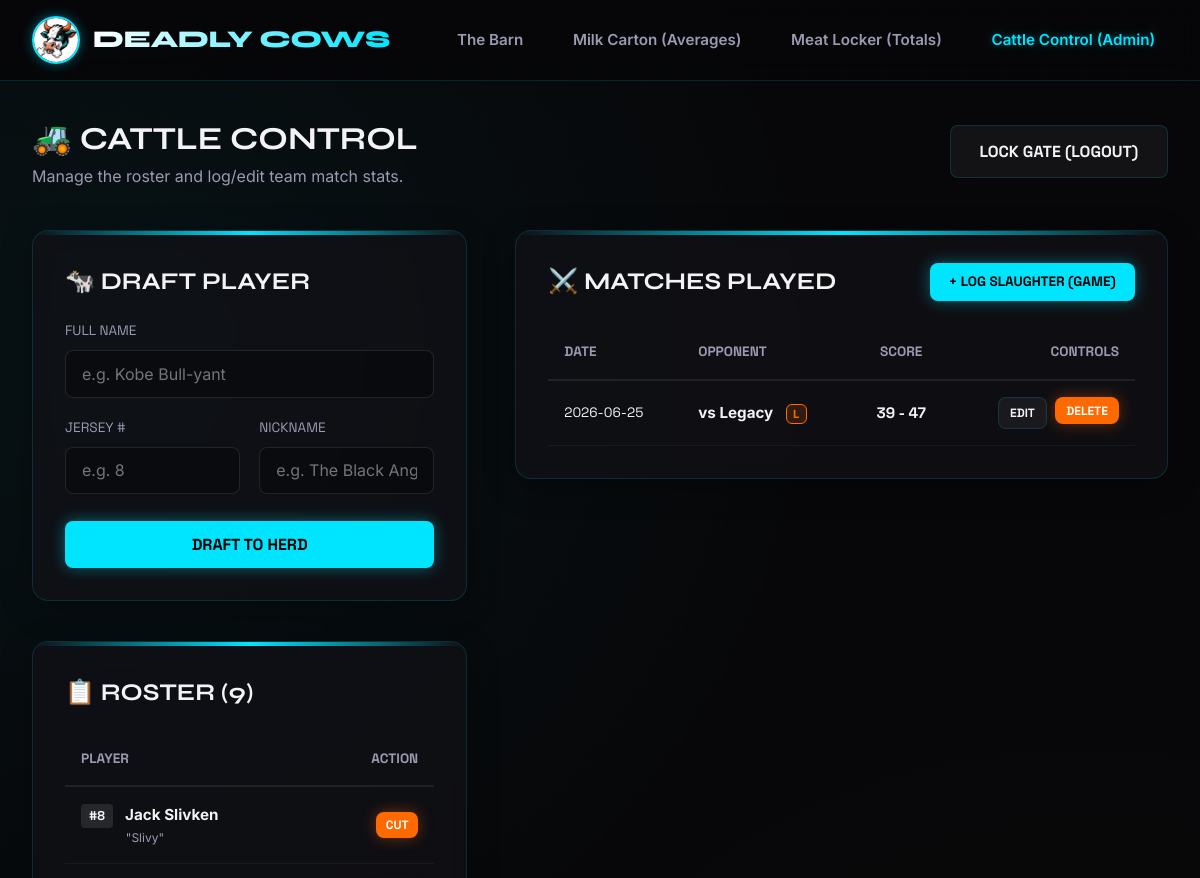
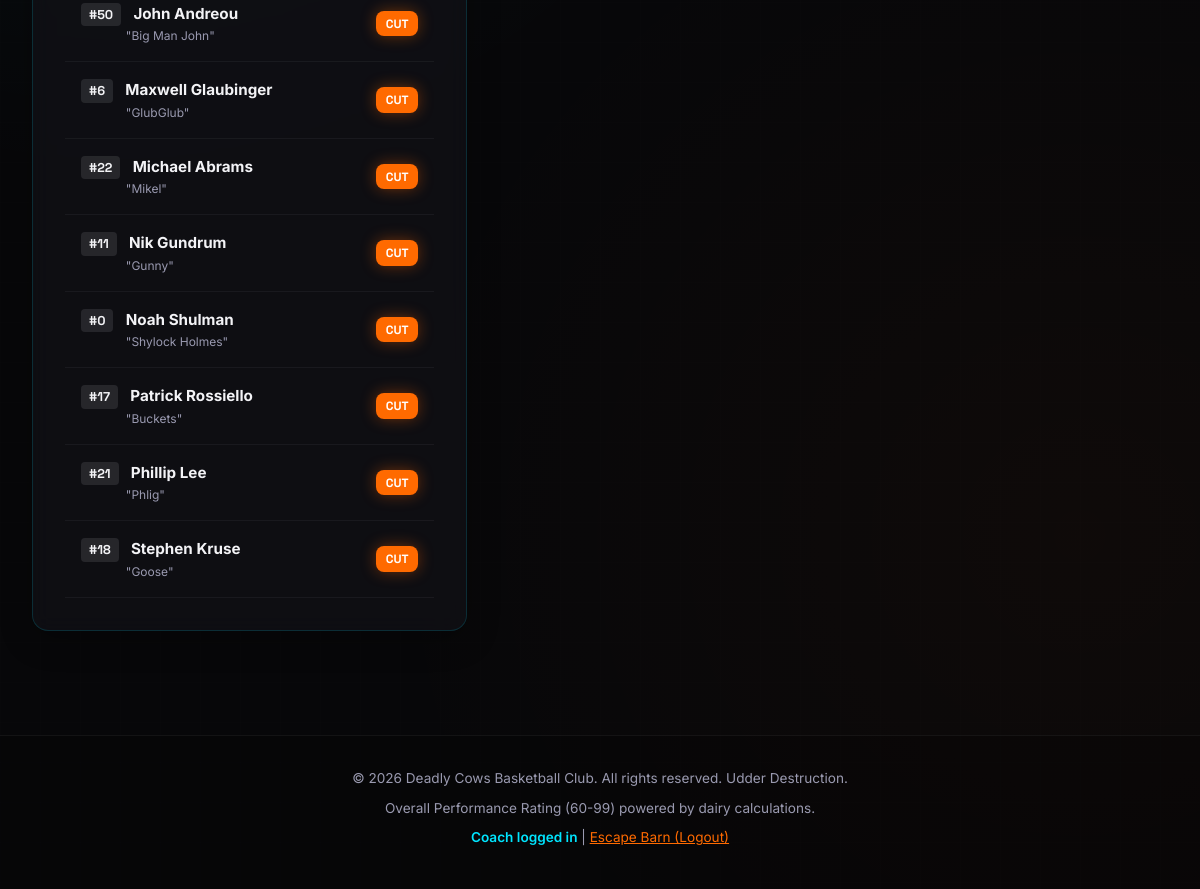
/manage (signed in), run on the app's committed database (2 pictures, top to bottom).
### tables this page shows
CREATE TABLE players (
    id INTEGER PRIMARY KEY AUTOINCREMENT,
    name TEXT NOT NULL,
    jersey_number TEXT NOT NULL,
    nickname TEXT NOT NULL
);

CREATE TABLE games (
    id INTEGER PRIMARY KEY AUTOINCREMENT,
    opponent TEXT NOT NULL,
    date TEXT NOT NULL,
    cows_score INTEGER NOT NULL,
    opponent_score INTEGER NOT NULL,
    outcome TEXT NOT NULL, -- 'W' or 'L'
    location TEXT NOT NULL DEFAULT 'The Pasture (Home)'
);

### app.py (the view, shortened to what this page needs)
@app.route('/manage', methods=['GET', 'POST'])
def manage():
    if not is_admin():
        return render_template('manage_login.html')
    players = database.get_all_players()
    games = database.get_all_games()
    return render_template('manage.html', players=players, games=games)

### app.py (called while the page is built)
def is_admin():
    return session.get('logged_in') == True

@app.context_processor
def inject_globals():
    return dict(is_admin=is_admin)

### database.py (called while the page is built)
def get_db_connection():
    conn = sqlite3.connect(DB_PATH)
    conn.execute("PRAGMA foreign_keys = ON;")
    conn.row_factory = sqlite3.Row
    return conn

def get_all_players():
    conn = get_db_connection()
    players = conn.execute('SELECT * FROM players ORDER BY name').fetchall()
    conn.close()
    return players

def get_all_games():
    conn = get_db_connection()
    games = conn.execute('SELECT * FROM games ORDER BY date DESC, id DESC').fetchall()
    conn.close()
    return games

### templates/manage.html (shortened to what this page needs)
{% extends 'layout.html' %}
{% block content %}
<div style="display: flex; justify-content: space-between; align-items: center; margin-bottom: 2.5rem; flex-wrap: wrap; gap: 1rem;">
    <div>
        <h1 style="font-family: var(--font-header); text-transform: uppercase;">🚜 Cattle Control</h1>
        <p style="color: var(--text-secondary);">Manage the roster and log/edit team match stats.</p>
    </div>
    <div>
        <a href="{{ url_for('logout') }}" class="btn btn-secondary">Lock Gate (Logout)</a>
    </div>
</div>
<div class="admin-grid">
    <div>
        <section class="glass-panel" style="padding: 2rem;">
            <h2 class="glass-panel-title" style="font-size: 1.5rem; margin-bottom: 1.2rem;">🐄 Draft Player</h2>
            <form action="{{ url_for('manage_players') }}" method="POST">
                <div class="form-group">
                    <label for="name">Full Name</label>
                    <input type="text" id="name" name="name" class="form-control" placeholder="e.g. Kobe Bull-yant" required>
                </div>
                <div class="form-row">
                    <div class="form-group">
                        <label for="jersey_number">Jersey #</label>
                        <input type="text" id="jersey_number" name="jersey_number" class="form-control" placeholder="e.g. 8" required>
                    </div>
                    <div class="form-group">
                        <label for="nickname">Nickname</label>
                        <input type="text" id="nickname" name="nickname" class="form-control" placeholder="e.g. The Black Angus">
                    </div>
                </div>
                <button type="submit" class="btn btn-primary" style="width: 100%; margin-top: 0.5rem;">Draft to Herd</button>
            </form>
        </section>
        <section class="glass-panel" style="padding: 2rem;">
            <h2 class="glass-panel-title" style="font-size: 1.5rem; margin-bottom: 1.2rem;">📋 Roster ({{ players | length }})</h2>
            {% if players %}
                <div class="table-wrapper">
                    <table class="stats-table" style="font-size: 0.9rem;">
                        <thead>
                            <tr>
                                <th>Player</th>
                                <th style="text-align: right;">Action</th>
                            </tr>
                        </thead>
                        <tbody>
                            {% for p in players %}
                                <tr>
                                    <td>
                                        <span class="jersey-badge">#{{ p.jersey_number }}</span>
                                        <strong>{{ p.name }}</strong>
                                        <div style="font-size: 0.75rem; color: var(--text-secondary); margin-left: 2.8rem;">
                                            "{{ p.nickname }}"
                                        </div>
                                    </td>
                                    <td style="text-align: right; vertical-align: middle;">
                                        <form action="{{ url_for('delete_player', player_id=p.id) }}" method="POST" onsubmit="return confirm('Send this cow out to pasture? All their career statistics will be lost forever.');">
                                            <button type="submit" class="btn btn-danger" style="font-size: 0.75rem; padding: 0.3rem 0.6rem; font-family: var(--font-mono);">
                                                Cut
                                            </button>
                                        </form>
                                    </td>
                                </tr>
                            {% endfor %}
                        </tbody>
                    </table>
                </div>
            {% else %}
                <p style="color: var(--text-secondary); font-size: 0.9rem;">The barn is empty! Draft some players to start logging stats.</p>
            {% endif %}
        </section>
    </div>
    <div>
        <section class="glass-panel" style="padding: 2rem;">
            <div style="display: flex; justify-content: space-between; align-items: center; margin-bottom: 1.5rem;">
                <h2 class="glass-panel-title" style="font-size: 1.5rem; margin-bottom: 0;">⚔️ Matches Played</h2>
                <a href="{{ url_for('new_game') }}" class="btn btn-primary" style="font-size: 0.85rem; padding: 0.5rem 1.2rem;">
                    + Log Slaughter (Game)
                </a>
            </div>
            {% if games %}
                <div class="table-wrapper">
                    <table class="stats-table">
                        <thead>
                            <tr>
                                <th>Date</th>
                                <th>Opponent</th>
                                <th style="text-align: center;">Score</th>
                                <th style="text-align: right;">Controls</th>
                            </tr>
                        </thead>
                        <tbody>
                            {% for g in games %}
                                <tr>
                                    <td style="font-family: var(--font-mono); vertical-align: middle; font-size: 0.85rem;">{{ g.date }}</td>
                                    <td style="vertical-align: middle;">
                                        <strong>vs {{ g.opponent }}</strong>
                                        <span class="game-card-outcome outcome-{{ g.outcome | lower }}" style="font-size: 0.7rem; padding: 0.15rem 0.4rem; margin-left: 0.5rem;">
                                            {{ g.outcome }}
                                        </span>
                                    </td>
                                    <td style="text-align: center; font-family: var(--font-mono); font-weight: 700; vertical-align: middle;">
                                        {{ g.cows_score }} - {{ g.opponent_score }}
                                    </td>
                                    <td style="text-align: right; vertical-align: middle;">
                                        <div class="manage-action-buttons" style="justify-content: flex-end;">
                                            <a href="{{ url_for('edit_game', game_id=g.id) }}" class="btn btn-secondary" style="font-size: 0.75rem; padding: 0.35rem 0.7rem; font-family: var(--font-mono);">
                                                Edit
                                            </a>
                                            <form action="{{ url_for('delete_game', game_id=g.id) }}" method="POST" onsubmit="return confirm('Delete this box score? This will remove all stats recorded for this game.');">
                                                <button type="submit" class="btn btn-danger" style="font-size: 0.75rem; padding: 0.35rem 0.7rem; font-family: var(--font-mono);">
                                                    Delete
                                                </button>
                                            </form>
                                        </div>
                                    </td>
                                </tr>
                            {% endfor %}
                        </tbody>
                    </table>
                </div>
            {% else %}
                <div style="text-align: center; padding: 3rem; color: var(--text-secondary);">
                    <p>No matches logged yet. Push the button above to log your first match!</p>
                </div>
            {% endif %}
        </section>
    </div>
</div>
{% endblock %}

### static/css/style.css (style rules this page uses)
:root { --bg-color: #070709; --card-bg: rgba(18, 18, 24, 0.7); --border-color: rgba(0, 229, 255, 0.15); --neon-green: #00e5ff; --neon-green-glow: rgba(0, 229, 255, 0.4); --neon-red: #ff6a00; --neon-red-glow: rgba(255, 106, 0, 0.4); --neon-gold: #ffaa00; --neon-gold-glow: rgba(255, 170, 0, 0.4); --text-primary: #f3f3f6; --text-secondary: #9a9ab0; --font-header: 'Syne', sans-serif; --font-mono: 'Space Grotesk', sans-serif; --font-body: 'Inter', sans-serif; }
* { box-sizing: border-box; margin: 0; padding: 0; }
body { background-color: var(--bg-color); background-image: radial-gradient(circle at 10% 20%, rgba(0, 229, 255, 0.05) 0%, transparent 40%), radial-gradient(circle at 90% 80%, rgba(255, 106, 0, 0.03) 0%, transparent 40%), linear-gradient(rgba(255, 255, 255, 0.005) 1px, transparent 1px), linear-gradient(90deg, rgba(255, 255, 255, 0.005) 1px, transparent 1px); background-size: 100% 100%, 100% 100%, 40px 40px, 40px 40px; color: var(--text-primary); font-family: var(--font-body); line-height: 1.6; overflow-x: hidden; min-height: 100vh; }
a, button, select, input[type="submit"] { cursor: pointer; }
.glass-panel { background: var(--card-bg); backdrop-filter: blur(10px); border: 1px solid var(--border-color); border-radius: 16px; padding: 2.5rem; box-shadow: 0 8px 32px rgba(0, 0, 0, 0.3); margin-bottom: 2.5rem; position: relative; overflow: hidden; }
.glass-panel::before { content: ''; position: absolute; top: 0; left: 0; width: 100%; height: 4px; background: linear-gradient(90deg, transparent, var(--neon-green), transparent); }
.glass-panel-title { font-family: var(--font-header); font-size: 2rem; text-transform: uppercase; margin-bottom: 1.5rem; display: flex; align-items: center; gap: 0.8rem; }
.btn { display: inline-flex; align-items: center; justify-content: center; padding: 0.8rem 1.8rem; font-size: 1rem; font-weight: 700; text-decoration: none; text-transform: uppercase; border-radius: 8px; transition: all 0.3s cubic-bezier(0.165, 0.84, 0.44, 1); border: none; outline: none; font-family: var(--font-mono); }
.btn-primary { background: var(--neon-green); color: #000; box-shadow: 0 0 15px var(--neon-green-glow); }
.btn-secondary { background: rgba(255, 255, 255, 0.05); border: 1px solid var(--border-color); color: var(--text-primary); }
.btn-danger { background: var(--neon-red); color: #fff; box-shadow: 0 0 15px var(--neon-red-glow); }
.game-card-outcome { font-weight: 700; justify-self: center; padding: 0.3rem 0.8rem; border-radius: 6px; font-size: 0.85rem; letter-spacing: 0.5px; }
.outcome-l { background: rgba(255, 106, 0, 0.15); color: var(--neon-red); border: 1px solid var(--neon-red); }
.table-wrapper { overflow-x: auto; margin-top: 1rem; }
table.stats-table { width: 100%; border-collapse: collapse; text-align: left; }
table.stats-table th { padding: 1rem; font-family: var(--font-mono); font-size: 0.85rem; text-transform: uppercase; color: var(--text-secondary); border-bottom: 2px solid rgba(255, 255, 255, 0.08); }
table.stats-table td { padding: 1rem; border-bottom: 1px solid rgba(255, 255, 255, 0.05); font-size: 0.95rem; }
.jersey-badge { background: rgba(255, 255, 255, 0.1); color: var(--text-primary); font-family: var(--font-mono); font-size: 0.8rem; padding: 0.2rem 0.5rem; border-radius: 4px; margin-right: 0.5rem; font-weight: 700; }
.admin-grid { display: grid; grid-template-columns: 1fr 1.5fr; gap: 3rem; }
.form-group { margin-bottom: 1.2rem; }
.form-group label { display: block; margin-bottom: 0.5rem; font-family: var(--font-mono); font-size: 0.85rem; text-transform: uppercase; color: var(--text-secondary); }
.form-control { width: 100%; background: rgba(0, 0, 0, 0.3); border: 1px solid rgba(255, 255, 255, 0.1); color: var(--text-primary); padding: 0.8rem 1rem; border-radius: 8px; font-family: inherit; font-size: 1rem; transition: all 0.3s ease; }
.form-row { display: grid; grid-template-columns: 1fr 1fr; gap: 1.2rem; }
.manage-action-buttons { display: flex; gap: 0.5rem; }

### data on the page
players: jersey_number "8", name "Jack Slivken", nickname "Slivy"
players: jersey_number "50", name "John Andreou", nickname "Big Man John"
players: jersey_number "6", name "Maxwell Glaubinger", nickname "GlubGlub"
players: jersey_number "22", name "Michael Abrams", nickname "Mikel"
players: jersey_number "11", name "Nik Gundrum", nickname "Gunny"
players: jersey_number "0", name "Noah Shulman", nickname "Shylock Holmes"
players: jersey_number "17", name "Patrick Rossiello", nickname "Buckets"
players: jersey_number "21", name "Phillip Lee", nickname "Phlig"
players: jersey_number "18", name "Stephen Kruse", nickname "Goose"
games: date "2026-06-25", opponent "Legacy", outcome "L", cows_score "39", opponent_score "47"

### other printed values
{{ players | length }} "9"
